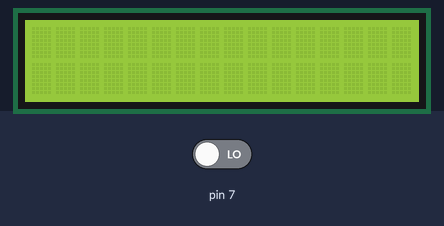
Simulated run of this sketch. Board: Arduino Uno, built with avr-gcc and run on an emulated ATmega328P. On the bench: 16×2 character LCD. The test bench sets the inputs (shaded band); at power-on: pin 7 LOW.

Above: at 1.2 s.
1.3 s: pin 7 driven HIGH
At 1.7 s:
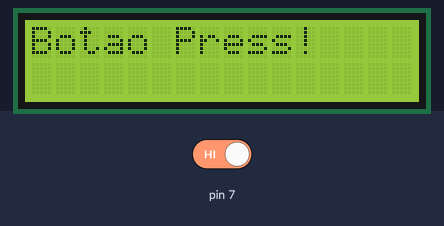
At 5.2 s:
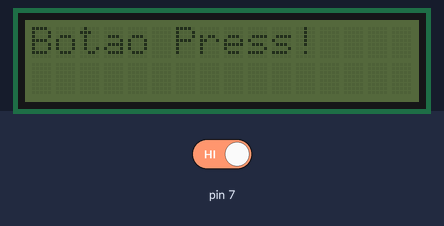
Timing chart, 0 to 6.7 s (numbered marks = the images above; inputs shaded):
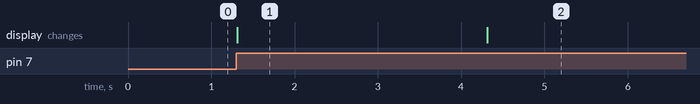

The sketch:

Arduino_aula8.ino
```cpp
// C++ Code
//por algum motivo que eu ainda não sei esse código não funciona porque ele entra no if sem eu pressionar o botão.


#include <Wire.h>
#include <LiquidCrystal_I2C.h>

int estadoAnterior = LOW;
int statusBotao = 0;


LiquidCrystal_I2C lcd(0x27, 16, 2);

void setup() {
    pinMode(7, INPUT);
    lcd.init();
    lcd.backlight();
}

void loop() {
    statusBotao = digitalRead(7);

    // Verifica se o botão foi pressionado pela primeira vez
    if (statusBotao == HIGH && estadoAnterior == LOW ) {


        lcd.print("Botao Press!");
        delay(3000); // conta 3 segundos
        lcd.noBacklight(); // apaga o backlight
        delay(5000); // conta 5 segundos
        lcd.noDisplay(); // apaga o display
    }

    // Atualiza o estado anterior do botão
    estadoAnterior = statusBotao;
}
```

Measured:
- after the input at 1.3 s, the display: changes at once (image 1)
- what the display in image 1 shows lasts 3.0 s, from 1.3 s to 4.3 s
